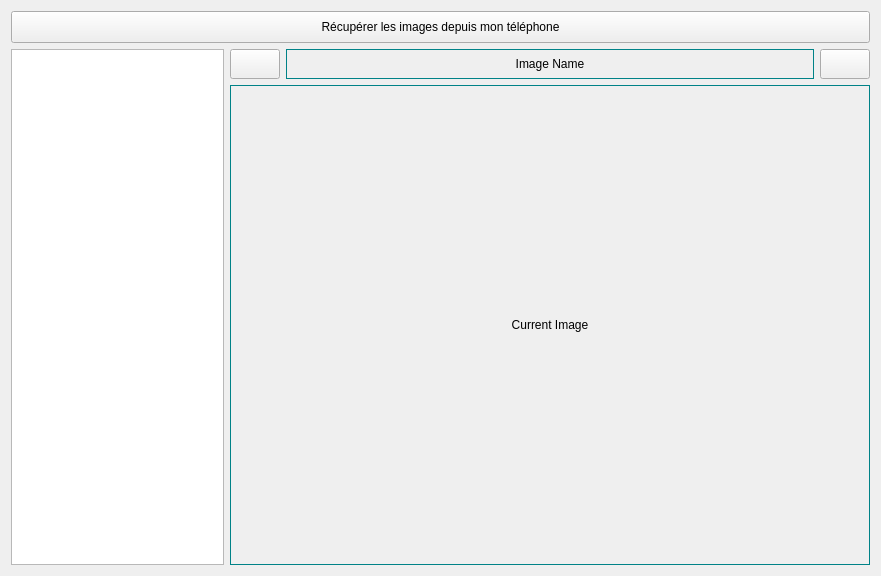
<?xml version="1.0" encoding="UTF-8"?>
<ui version="4.0">
 <class>MobiiImagePanel</class>
 <widget class="QWidget" name="MobiiImagePanel">
  <property name="geometry">
   <rect>
    <x>0</x>
    <y>0</y>
    <width>881</width>
    <height>507</height>
   </rect>
  </property>
  <property name="windowTitle">
   <string>MobiiImagePanel</string>
  </property>
  <layout class="QVBoxLayout" name="verticalLayout_2">
   <item>
    <layout class="QVBoxLayout" name="verticalLayout">
     <item>
      <widget class="QPushButton" name="requestFiles">
       <property name="minimumSize">
        <size>
         <width>0</width>
         <height>32</height>
        </size>
       </property>
       <property name="text">
        <string>Récupérer les images depuis mon téléphone</string>
       </property>
       <property name="icon">
        <iconset resource="mobii.qrc">
         <normaloff>:/buttons/Resources/sync.png</normaloff>:/buttons/Resources/sync.png</iconset>
       </property>
      </widget>
     </item>
     <item>
      <layout class="QHBoxLayout" name="horizontalLayout">
       <item>
        <widget class="QTreeView" name="filesTree">
         <property name="minimumSize">
          <size>
           <width>175</width>
           <height>0</height>
          </size>
         </property>
        </widget>
       </item>
       <item>
        <layout class="QVBoxLayout" name="verticalLayout_4">
         <item>
          <layout class="QHBoxLayout" name="horizontalLayout_2">
           <item>
            <widget class="QPushButton" name="deleteFile">
             <property name="minimumSize">
              <size>
               <width>50</width>
               <height>30</height>
              </size>
             </property>
             <property name="maximumSize">
              <size>
               <width>50</width>
               <height>30</height>
              </size>
             </property>
             <property name="text">
              <string/>
             </property>
             <property name="icon">
              <iconset resource="mobii.qrc">
               <normaloff>:/buttons/Resources/trash.png</normaloff>:/buttons/Resources/trash.png</iconset>
             </property>
             <property name="iconSize">
              <size>
               <width>22</width>
               <height>22</height>
              </size>
             </property>
            </widget>
           </item>
           <item>
            <widget class="QLabel" name="nameFile">
             <property name="minimumSize">
              <size>
               <width>300</width>
               <height>30</height>
              </size>
             </property>
             <property name="maximumSize">
              <size>
               <width>562</width>
               <height>30</height>
              </size>
             </property>
             <property name="styleSheet">
              <string notr="true"> border: 1px solid #008287;</string>
             </property>
             <property name="text">
              <string>Image Name</string>
             </property>
             <property name="alignment">
              <set>Qt::AlignCenter</set>
             </property>
            </widget>
           </item>
           <item>
            <widget class="QPushButton" name="saveFile">
             <property name="minimumSize">
              <size>
               <width>50</width>
               <height>30</height>
              </size>
             </property>
             <property name="maximumSize">
              <size>
               <width>50</width>
               <height>30</height>
              </size>
             </property>
             <property name="text">
              <string/>
             </property>
             <property name="icon">
              <iconset resource="mobii.qrc">
               <normaloff>:/buttons/Resources/filesave.png</normaloff>:/buttons/Resources/filesave.png</iconset>
             </property>
            </widget>
           </item>
          </layout>
         </item>
         <item>
          <widget class="QLabel" name="currentImg">
           <property name="minimumSize">
            <size>
             <width>640</width>
             <height>480</height>
            </size>
           </property>
           <property name="maximumSize">
            <size>
             <width>640</width>
             <height>480</height>
            </size>
           </property>
           <property name="styleSheet">
            <string notr="true"> border: 1px solid #008287;</string>
           </property>
           <property name="text">
            <string>Current Image</string>
           </property>
           <property name="alignment">
            <set>Qt::AlignCenter</set>
           </property>
          </widget>
         </item>
        </layout>
       </item>
      </layout>
     </item>
    </layout>
   </item>
  </layout>
 </widget>
 <layoutdefault spacing="6" margin="11"/>
 <resources>
  <include location="mobii.qrc"/>
 </resources>
 <connections/>
</ui>
